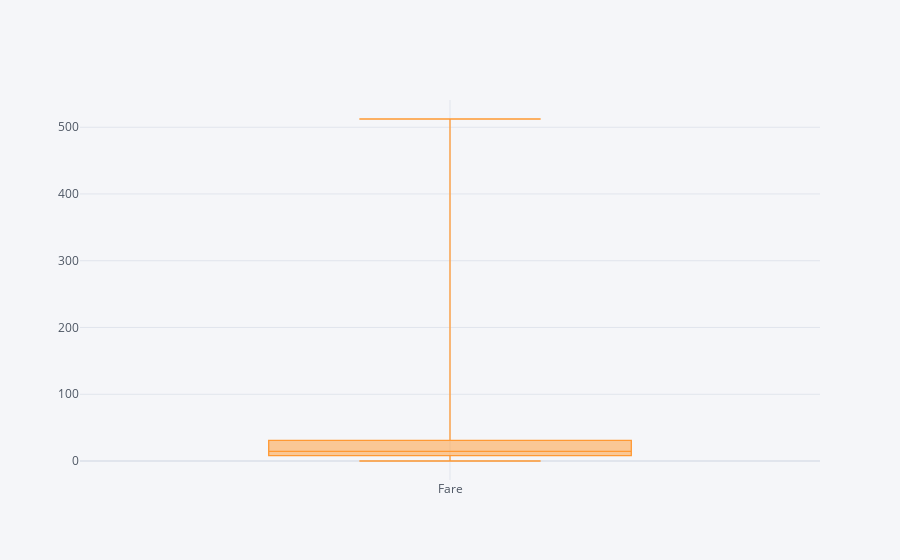

Notebook cell for this chart:
### Code cell
dataset['Fare'].iplot(kind='box')

### Figure 1 — Plotly figure (JSON) as saved in the notebook; plotly's stock layout.template omitted (floating-point values rounded to 4 significant figures; data arrays with more than 128 entries replaced by an {"elided": "..."} marker saying what was removed)
{"data": [{"boxpoints": false, "line": {"width": 1.3}, "marker": {"color": "rgba(255, 153, 51, 1.0)"}, "name": "Fare", "orientation": "v", "type": "box", "y": {"elided": "891 float values"}}], "layout": {"legend": {"bgcolor": "#F5F6F9", "font": {"color": "#4D5663"}}, "paper_bgcolor": "#F5F6F9", "plot_bgcolor": "#F5F6F9", "title": {"font": {"color": "#4D5663"}}, "xaxis": {"gridcolor": "#E1E5ED", "showgrid": true, "tickfont": {"color": "#4D5663"}, "title": {"font": {"color": "#4D5663"}, "text": ""}, "zerolinecolor": "#E1E5ED"}, "yaxis": {"gridcolor": "#E1E5ED", "showgrid": true, "tickfont": {"color": "#4D5663"}, "title": {"font": {"color": "#4D5663"}, "text": ""}, "zerolinecolor": "#E1E5ED"}}}
